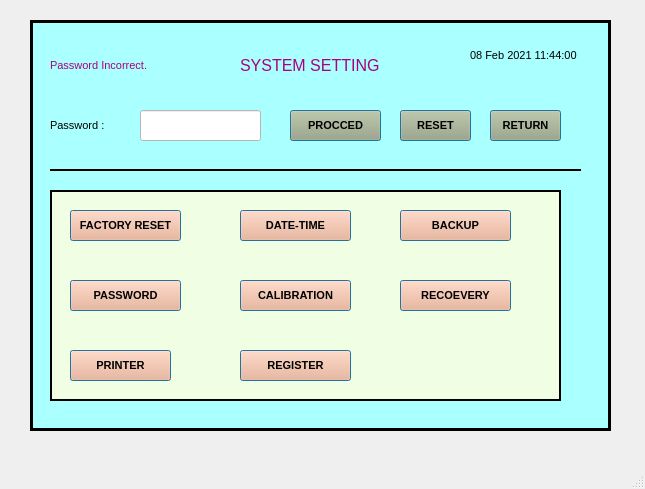
<?xml version="1.0" encoding="UTF-8"?>
<ui version="4.0">
 <class>MainWindow</class>
 <widget class="QMainWindow" name="MainWindow">
  <property name="geometry">
   <rect>
    <x>0</x>
    <y>0</y>
    <width>645</width>
    <height>489</height>
   </rect>
  </property>
  <property name="windowTitle">
   <string>MainWindow</string>
  </property>
  <widget class="QWidget" name="centralwidget">
   <widget class="QFrame" name="frame">
    <property name="geometry">
     <rect>
      <x>30</x>
      <y>20</y>
      <width>581</width>
      <height>411</height>
     </rect>
    </property>
    <property name="font">
     <font>
      <family>Arial</family>
     </font>
    </property>
    <property name="autoFillBackground">
     <bool>false</bool>
    </property>
    <property name="styleSheet">
     <string notr="true">background-color: rgb(170, 255, 255);
</string>
    </property>
    <property name="frameShape">
     <enum>QFrame::Box</enum>
    </property>
    <property name="frameShadow">
     <enum>QFrame::Plain</enum>
    </property>
    <property name="lineWidth">
     <number>3</number>
    </property>
    <widget class="QLabel" name="label">
     <property name="geometry">
      <rect>
       <x>440</x>
       <y>20</y>
       <width>111</width>
       <height>31</height>
      </rect>
     </property>
     <property name="font">
      <font>
       <family>Arial</family>
       <pointsize>8</pointsize>
      </font>
     </property>
     <property name="text">
      <string>08 Feb 2021 11:44:00</string>
     </property>
    </widget>
    <widget class="QLabel" name="label_2">
     <property name="geometry">
      <rect>
       <x>20</x>
       <y>30</y>
       <width>121</width>
       <height>31</height>
      </rect>
     </property>
     <property name="font">
      <font>
       <family>Arial</family>
       <pointsize>8</pointsize>
      </font>
     </property>
     <property name="styleSheet">
      <string notr="true">color: rgb(170, 0, 127);</string>
     </property>
     <property name="text">
      <string>Password Incorrect.</string>
     </property>
    </widget>
    <widget class="QPushButton" name="pushButton_6">
     <property name="geometry">
      <rect>
       <x>260</x>
       <y>90</y>
       <width>91</width>
       <height>31</height>
      </rect>
     </property>
     <property name="font">
      <font>
       <family>Arial</family>
       <pointsize>8</pointsize>
       <weight>75</weight>
       <bold>true</bold>
      </font>
     </property>
     <property name="styleSheet">
      <string notr="true">background-color: rgb(170, 170, 127);
</string>
     </property>
     <property name="text">
      <string>PROCCED</string>
     </property>
     <property name="autoDefault">
      <bool>true</bool>
     </property>
     <property name="default">
      <bool>true</bool>
     </property>
     <property name="flat">
      <bool>false</bool>
     </property>
    </widget>
    <widget class="QPushButton" name="pushButton_7">
     <property name="geometry">
      <rect>
       <x>370</x>
       <y>90</y>
       <width>71</width>
       <height>31</height>
      </rect>
     </property>
     <property name="font">
      <font>
       <family>Arial</family>
       <pointsize>8</pointsize>
       <weight>75</weight>
       <bold>true</bold>
      </font>
     </property>
     <property name="styleSheet">
      <string notr="true">background-color: rgb(170, 170, 127);
</string>
     </property>
     <property name="text">
      <string>RESET</string>
     </property>
     <property name="autoDefault">
      <bool>true</bool>
     </property>
     <property name="default">
      <bool>true</bool>
     </property>
     <property name="flat">
      <bool>false</bool>
     </property>
    </widget>
    <widget class="QLabel" name="label_3">
     <property name="geometry">
      <rect>
       <x>20</x>
       <y>90</y>
       <width>71</width>
       <height>31</height>
      </rect>
     </property>
     <property name="font">
      <font>
       <family>Arial</family>
       <pointsize>8</pointsize>
      </font>
     </property>
     <property name="text">
      <string>Password :</string>
     </property>
    </widget>
    <widget class="QLineEdit" name="lineEdit">
     <property name="geometry">
      <rect>
       <x>110</x>
       <y>90</y>
       <width>121</width>
       <height>31</height>
      </rect>
     </property>
     <property name="font">
      <font>
       <family>Arial</family>
       <pointsize>10</pointsize>
       <weight>75</weight>
       <bold>true</bold>
      </font>
     </property>
     <property name="styleSheet">
      <string notr="true">background-color: rgb(255, 255, 255);</string>
     </property>
     <property name="text">
      <string/>
     </property>
     <property name="echoMode">
      <enum>QLineEdit::Password</enum>
     </property>
    </widget>
    <widget class="Line" name="line">
     <property name="geometry">
      <rect>
       <x>20</x>
       <y>140</y>
       <width>531</width>
       <height>21</height>
      </rect>
     </property>
     <property name="frameShadow">
      <enum>QFrame::Plain</enum>
     </property>
     <property name="lineWidth">
      <number>2</number>
     </property>
     <property name="orientation">
      <enum>Qt::Horizontal</enum>
     </property>
    </widget>
    <widget class="QPushButton" name="pushButton_8">
     <property name="geometry">
      <rect>
       <x>460</x>
       <y>90</y>
       <width>71</width>
       <height>31</height>
      </rect>
     </property>
     <property name="font">
      <font>
       <family>Arial</family>
       <pointsize>8</pointsize>
       <weight>75</weight>
       <bold>true</bold>
      </font>
     </property>
     <property name="styleSheet">
      <string notr="true">background-color: rgb(170, 170, 127);
</string>
     </property>
     <property name="text">
      <string>RETURN</string>
     </property>
     <property name="autoDefault">
      <bool>true</bool>
     </property>
     <property name="default">
      <bool>true</bool>
     </property>
     <property name="flat">
      <bool>false</bool>
     </property>
    </widget>
    <widget class="QLabel" name="label_4">
     <property name="geometry">
      <rect>
       <x>210</x>
       <y>30</y>
       <width>161</width>
       <height>31</height>
      </rect>
     </property>
     <property name="font">
      <font>
       <family>Arial</family>
       <pointsize>12</pointsize>
      </font>
     </property>
     <property name="styleSheet">
      <string notr="true">color: rgb(170, 0, 127);</string>
     </property>
     <property name="text">
      <string>SYSTEM SETTING</string>
     </property>
    </widget>
    <widget class="QFrame" name="frame_2">
     <property name="geometry">
      <rect>
       <x>20</x>
       <y>170</y>
       <width>511</width>
       <height>211</height>
      </rect>
     </property>
     <property name="styleSheet">
      <string notr="true">background-color: rgb(240, 255, 228);</string>
     </property>
     <property name="frameShape">
      <enum>QFrame::Box</enum>
     </property>
     <property name="frameShadow">
      <enum>QFrame::Plain</enum>
     </property>
     <property name="lineWidth">
      <number>2</number>
     </property>
     <widget class="QPushButton" name="pushButton_9">
      <property name="geometry">
       <rect>
        <x>190</x>
        <y>90</y>
        <width>111</width>
        <height>31</height>
       </rect>
      </property>
      <property name="font">
       <font>
        <family>Arial</family>
        <pointsize>8</pointsize>
        <weight>75</weight>
        <bold>true</bold>
       </font>
      </property>
      <property name="styleSheet">
       <string notr="true">background-color: rgb(255, 170, 127);
</string>
      </property>
      <property name="text">
       <string>CALIBRATION</string>
      </property>
      <property name="autoDefault">
       <bool>true</bool>
      </property>
      <property name="default">
       <bool>true</bool>
      </property>
      <property name="flat">
       <bool>false</bool>
      </property>
     </widget>
     <widget class="QPushButton" name="pushButton_5">
      <property name="geometry">
       <rect>
        <x>190</x>
        <y>20</y>
        <width>111</width>
        <height>31</height>
       </rect>
      </property>
      <property name="font">
       <font>
        <family>Arial</family>
        <pointsize>8</pointsize>
        <weight>75</weight>
        <bold>true</bold>
       </font>
      </property>
      <property name="styleSheet">
       <string notr="true">background-color: rgb(255, 170, 127);
</string>
      </property>
      <property name="text">
       <string>DATE-TIME</string>
      </property>
      <property name="autoDefault">
       <bool>true</bool>
      </property>
      <property name="default">
       <bool>true</bool>
      </property>
      <property name="flat">
       <bool>false</bool>
      </property>
     </widget>
     <widget class="QPushButton" name="pushButton_4">
      <property name="geometry">
       <rect>
        <x>20</x>
        <y>20</y>
        <width>111</width>
        <height>31</height>
       </rect>
      </property>
      <property name="font">
       <font>
        <family>Arial</family>
        <pointsize>8</pointsize>
        <weight>75</weight>
        <bold>true</bold>
       </font>
      </property>
      <property name="styleSheet">
       <string notr="true">background-color: rgb(255, 170, 127);
</string>
      </property>
      <property name="text">
       <string>FACTORY RESET</string>
      </property>
      <property name="autoDefault">
       <bool>true</bool>
      </property>
      <property name="default">
       <bool>true</bool>
      </property>
      <property name="flat">
       <bool>false</bool>
      </property>
     </widget>
     <widget class="QPushButton" name="pushButton_10">
      <property name="geometry">
       <rect>
        <x>20</x>
        <y>90</y>
        <width>111</width>
        <height>31</height>
       </rect>
      </property>
      <property name="font">
       <font>
        <family>Arial</family>
        <pointsize>8</pointsize>
        <weight>75</weight>
        <bold>true</bold>
       </font>
      </property>
      <property name="styleSheet">
       <string notr="true">background-color: rgb(255, 170, 127);
</string>
      </property>
      <property name="text">
       <string>PASSWORD</string>
      </property>
      <property name="autoDefault">
       <bool>true</bool>
      </property>
      <property name="default">
       <bool>true</bool>
      </property>
      <property name="flat">
       <bool>false</bool>
      </property>
     </widget>
     <widget class="QPushButton" name="pushButton_11">
      <property name="geometry">
       <rect>
        <x>350</x>
        <y>90</y>
        <width>111</width>
        <height>31</height>
       </rect>
      </property>
      <property name="font">
       <font>
        <family>Arial</family>
        <pointsize>8</pointsize>
        <weight>75</weight>
        <bold>true</bold>
       </font>
      </property>
      <property name="styleSheet">
       <string notr="true">background-color: rgb(255, 170, 127);
</string>
      </property>
      <property name="text">
       <string>RECOEVERY</string>
      </property>
      <property name="autoDefault">
       <bool>true</bool>
      </property>
      <property name="default">
       <bool>true</bool>
      </property>
      <property name="flat">
       <bool>false</bool>
      </property>
     </widget>
     <widget class="QPushButton" name="pushButton_12">
      <property name="geometry">
       <rect>
        <x>20</x>
        <y>160</y>
        <width>101</width>
        <height>31</height>
       </rect>
      </property>
      <property name="font">
       <font>
        <family>Arial</family>
        <pointsize>8</pointsize>
        <weight>75</weight>
        <bold>true</bold>
       </font>
      </property>
      <property name="styleSheet">
       <string notr="true">background-color: rgb(255, 170, 127);
</string>
      </property>
      <property name="text">
       <string>PRINTER</string>
      </property>
      <property name="autoDefault">
       <bool>true</bool>
      </property>
      <property name="default">
       <bool>true</bool>
      </property>
      <property name="flat">
       <bool>false</bool>
      </property>
     </widget>
     <widget class="QPushButton" name="pushButton_13">
      <property name="geometry">
       <rect>
        <x>350</x>
        <y>20</y>
        <width>111</width>
        <height>31</height>
       </rect>
      </property>
      <property name="font">
       <font>
        <family>Arial</family>
        <pointsize>8</pointsize>
        <weight>75</weight>
        <bold>true</bold>
       </font>
      </property>
      <property name="styleSheet">
       <string notr="true">background-color: rgb(255, 170, 127);
</string>
      </property>
      <property name="text">
       <string>BACKUP</string>
      </property>
      <property name="autoDefault">
       <bool>true</bool>
      </property>
      <property name="default">
       <bool>true</bool>
      </property>
      <property name="flat">
       <bool>false</bool>
      </property>
     </widget>
     <widget class="QPushButton" name="pushButton_14">
      <property name="geometry">
       <rect>
        <x>190</x>
        <y>160</y>
        <width>111</width>
        <height>31</height>
       </rect>
      </property>
      <property name="font">
       <font>
        <family>Arial</family>
        <pointsize>8</pointsize>
        <weight>75</weight>
        <bold>true</bold>
       </font>
      </property>
      <property name="styleSheet">
       <string notr="true">background-color: rgb(255, 170, 127);
</string>
      </property>
      <property name="text">
       <string>REGISTER</string>
      </property>
      <property name="autoDefault">
       <bool>true</bool>
      </property>
      <property name="default">
       <bool>true</bool>
      </property>
      <property name="flat">
       <bool>false</bool>
      </property>
     </widget>
    </widget>
   </widget>
  </widget>
  <widget class="QMenuBar" name="menubar">
   <property name="geometry">
    <rect>
     <x>0</x>
     <y>0</y>
     <width>645</width>
     <height>21</height>
    </rect>
   </property>
  </widget>
  <widget class="QStatusBar" name="statusbar"/>
 </widget>
 <resources/>
 <connections/>
</ui>
